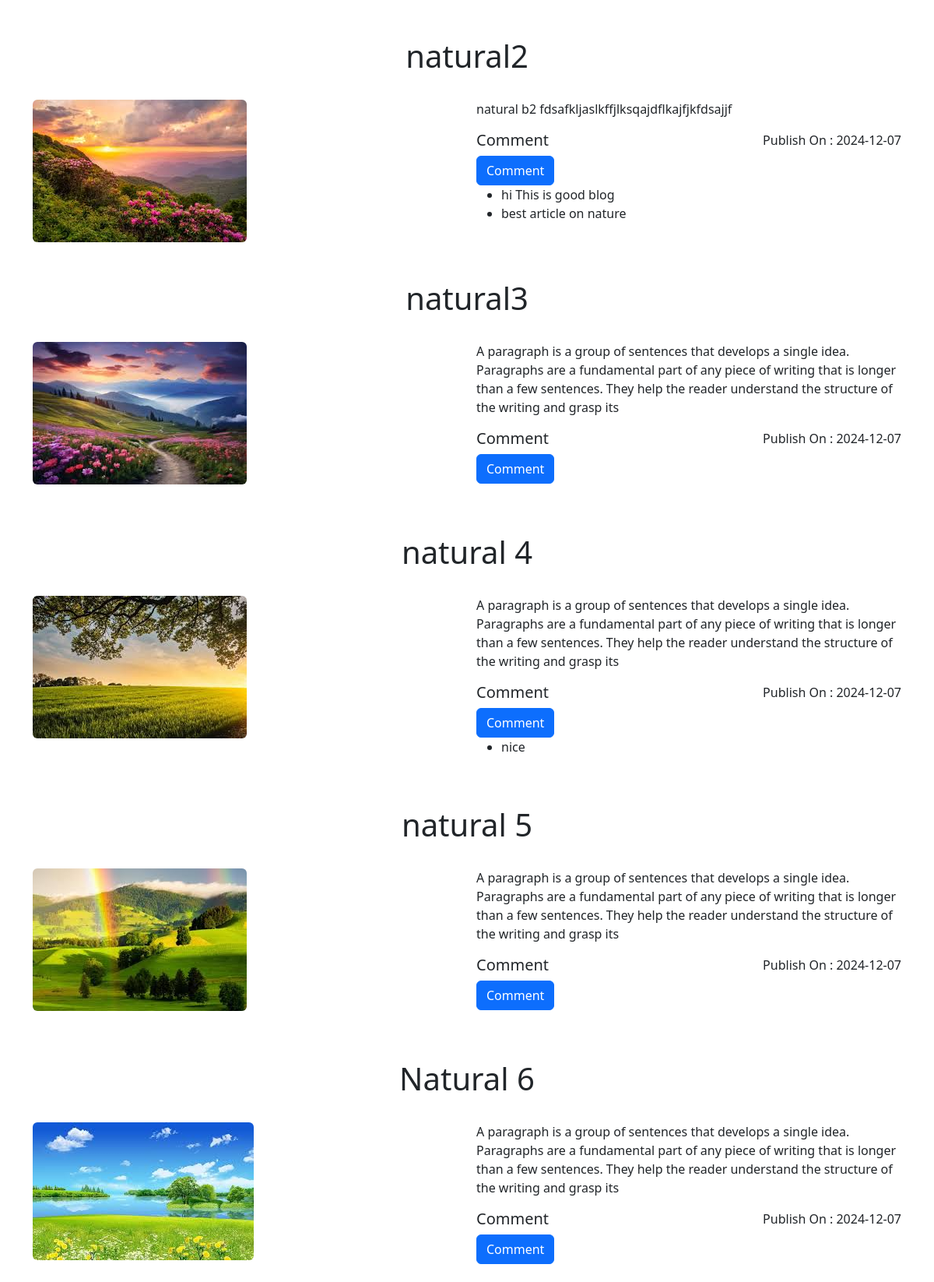
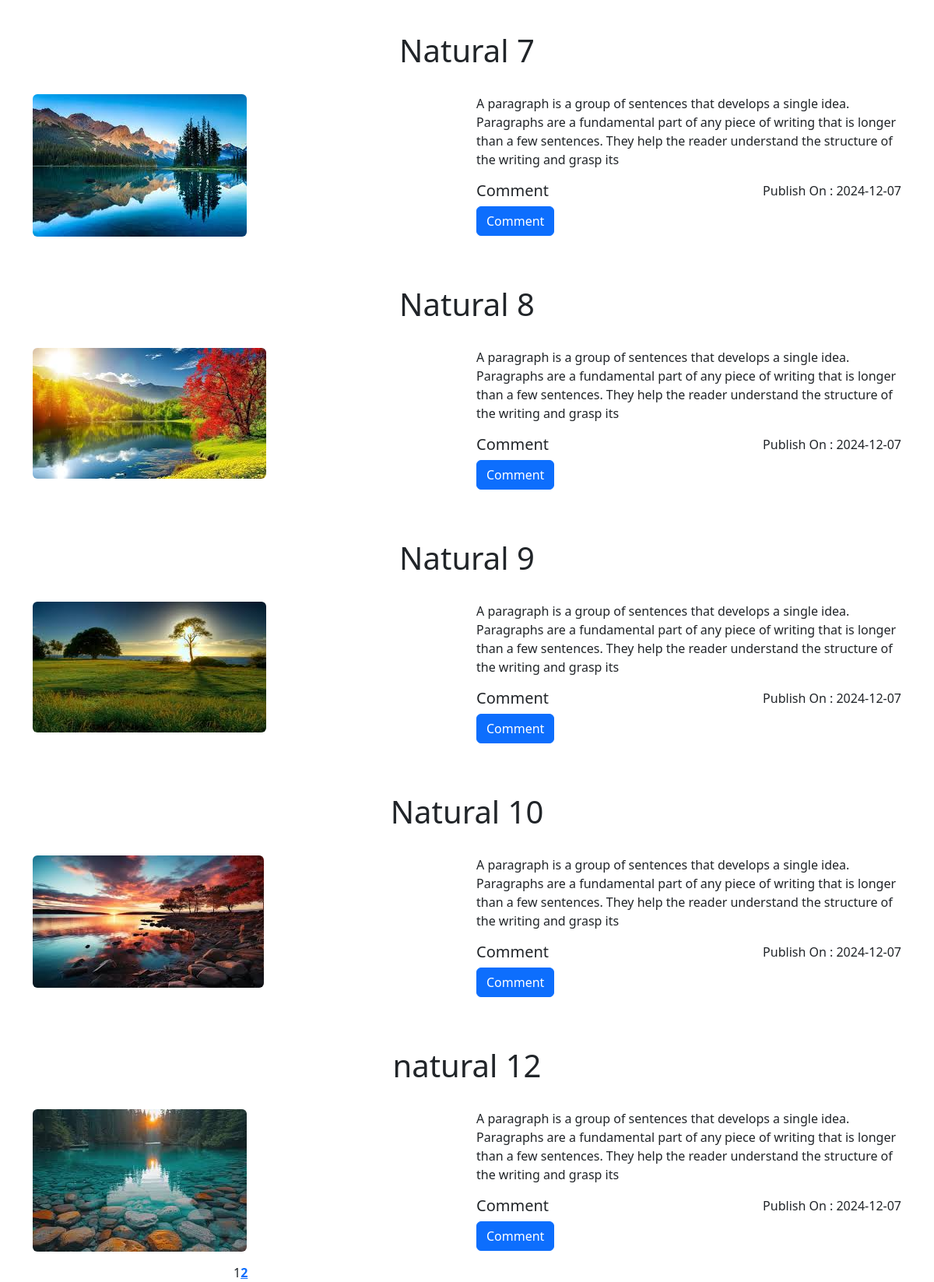
The page / on the database its author committed (2 pictures, top to bottom).
### tables this page shows
CREATE TABLE `blog` (
  `id` int(255) NOT NULL,
  `title` text NOT NULL,
  `short_description` text NOT NULL,
  `image` text NOT NULL,
  `publish_date` timestamp NOT NULL DEFAULT current_timestamp(),
  `update_at` timestamp NOT NULL DEFAULT current_timestamp() ON UPDATE current_timestamp()
);

CREATE TABLE `comment` (
  `id` int(255) NOT NULL,
  `comment` text NOT NULL,
  `blogid` int(11) NOT NULL,
  `status` int(1) NOT NULL DEFAULT 0,
  `commet_by` int(11) NOT NULL,
  `comment_on` timestamp NOT NULL DEFAULT current_timestamp()
);

### index.php (the view, shortened to what this page needs)
<!DOCTYPE html>
<html lang="en">
<head>
    <link href="https://cdn.jsdelivr.net/npm/bootstrap@5.3.0-alpha1/dist/css/bootstrap.min.css" rel="stylesheet">
</head>
<body> <input type="hidden" value="<?php if(isset($_SESSION['user_id'])){ echo $_SESSION['user_id'];} ?>" id="user_session">
    <?php
    include ("admin/db_conn.php");
    $records_per_page = 10;
    if (isset($_GET['page']) && is_numeric($_GET['page'])) {
    $current_page = (int) $_GET['page'];
    }
    else {
    $current_page = 1;
    }
    $start_from = ($current_page - 1) * $records_per_page;
    $sql = "SELECT * FROM blog LIMIT $start_from, $records_per_page";
    $result = mysqli_query($conn, $sql);
    if ($result) {
        while ($row = mysqli_fetch_assoc($result)) {?>
    <div class="container mt-5">
        <div class="row">
             <div class="col-12">
                <h1 class="text-center"><?php echo $row['title'];?></h1>
            </div>
        </div>
        <div class="row mt-4">
            <div class="col-md-6">
                <img src="blogimage/<?php echo $row['image'];?>" alt="Blog Image" class="img-fluid rounded">
            </div>
            <div class="col-md-6">
                <p>
                   <?php echo $row['short_description'];?>
                   <p style="float:right"> Publish On : <?php echo date("Y-m-d", strtotime($row['publish_date']));
                   ?></p>
                </p>
                <h5>Comment</h5>
                <table>
                <button type="button" class="btn btn-primary openModal" id="openModal" data-id="<?php echo $row['id'];?>">
                 Comment
                </button>
                <ul>
                    <?php $comment_qry="select comment from comment where blogid=".$row['id']." AND status=1";
                          $result_of_comment=mysqli_query($conn,$comment_qry);
                          if ($result_of_comment) {
                            while ($cmt = mysqli_fetch_assoc($result_of_comment)) {?>
                            <li><?php echo $cmt['comment']?></li>
                    <?php } }?>
            </ul>
                </table>
            </div>
        </div>
    </div>
    <?php } } ?>
   <?php
$sql_total = "SELECT COUNT(*) FROM blog";
$result_total = mysqli_query($conn, $sql_total);
$row_total = mysqli_fetch_row($result_total);
$total_records = $row_total[0];
$total_pages = ceil($total_records / $records_per_page);
echo "<div class='pagination justify' style='padding-left:25%'>";
for ($i = 1; $i <= $total_pages; $i++) {
    if ($i == $current_page) {
        echo "<span class='current'>$i</span> ";
    } else {
        echo "<a href='?page=$i'><b>$i</b></a> ";
    }
}
echo "</div>";
?>
    <!DOCTYPE html>
<html lang="en">
<head>
    <link href="https://cdn.jsdelivr.net/npm/bootstrap@5.3.0-alpha1/dist/css/bootstrap.min.css" rel="stylesheet">
</head>
<body>
</body>
</html>
</body>
</html>

### rows shown on the page
blog: title "natural2", image (picture), short_description "natural b2 fdsafkljaslkffjlksqajdflkajfjkfdsajjf", publish_date "2024-12-07"
comment: comment "hi This is good blog"
comment: comment "best article on nature"
blog: title "natural3", image (picture), short_description "A paragraph is a group of sentences that develops a single idea. Paragraphs are a fundamental part of any piece of writing that is longer than a few sentences. They help the reader understand the structure of the writing and grasp its", publish_date "2024-12-07"
blog: title "natural 4", image (picture), short_description "A paragraph is a group of sentences that develops a single idea. Paragraphs are a fundamental part of any piece of writing that is longer than a few sentences. They help the reader understand the structure of the writing and grasp its", publish_date "2024-12-07"
comment: comment "nice"
blog: title "natural 5", image (picture), short_description "A paragraph is a group of sentences that develops a single idea. Paragraphs are a fundamental part of any piece of writing that is longer than a few sentences. They help the reader understand the structure of the writing and grasp its", publish_date "2024-12-07"
blog: title "Natural 6", image (picture), short_description "A paragraph is a group of sentences that develops a single idea. Paragraphs are a fundamental part of any piece of writing that is longer than a few sentences. They help the reader understand the structure of the writing and grasp its", publish_date "2024-12-07"
blog: title "Natural 7", image (picture), short_description "A paragraph is a group of sentences that develops a single idea. Paragraphs are a fundamental part of any piece of writing that is longer than a few sentences. They help the reader understand the structure of the writing and grasp its", publish_date "2024-12-07"
blog: title "Natural 8", image (picture), short_description "A paragraph is a group of sentences that develops a single idea. Paragraphs are a fundamental part of any piece of writing that is longer than a few sentences. They help the reader understand the structure of the writing and grasp its", publish_date "2024-12-07"
blog: title "Natural 9", image (picture), short_description "A paragraph is a group of sentences that develops a single idea. Paragraphs are a fundamental part of any piece of writing that is longer than a few sentences. They help the reader understand the structure of the writing and grasp its", publish_date "2024-12-07"
blog: title "Natural 10", image (picture), short_description "A paragraph is a group of sentences that develops a single idea. Paragraphs are a fundamental part of any piece of writing that is longer than a few sentences. They help the reader understand the structure of the writing and grasp its", publish_date "2024-12-07"
blog: title "natural 12", image (picture), short_description "A paragraph is a group of sentences that develops a single idea. Paragraphs are a fundamental part of any piece of writing that is longer than a few sentences. They help the reader understand the structure of the writing and grasp its", publish_date "2024-12-07"
